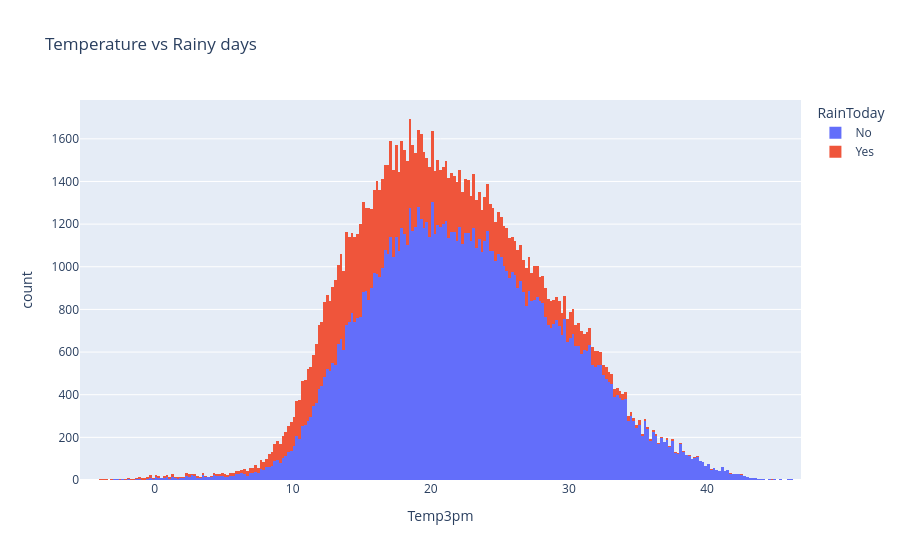

The notebook cell saved with this chart:
### Code cell
px.histogram(raw_df, 
             x = 'Temp3pm', 
             title = 'Temperature vs Rainy days', color = 'RainToday')

### Figure 1 — Plotly figure (JSON) as saved in the notebook; plotly's stock layout.template omitted (floating-point values rounded to 4 significant figures; data arrays with more than 128 entries replaced by an {"elided": "..."} marker saying what was removed)
{"data": [{"bingroup": "x", "hovertemplate": "RainToday=No<br>Temp3pm=%{x}<br>count=%{y}<extra></extra>", "legendgroup": "No", "marker": {"color": "#636efa", "pattern": {"shape": ""}}, "name": "No", "orientation": "v", "showlegend": true, "type": "histogram", "x": {"elided": "109332 float values"}, "xaxis": "x", "yaxis": "y"}, {"bingroup": "x", "hovertemplate": "RainToday=Yes<br>Temp3pm=%{x}<br>count=%{y}<extra></extra>", "legendgroup": "Yes", "marker": {"color": "#EF553B", "pattern": {"shape": ""}}, "name": "Yes", "orientation": "v", "showlegend": true, "type": "histogram", "x": {"elided": "31455 float values"}, "xaxis": "x", "yaxis": "y"}], "layout": {"barmode": "relative", "legend": {"title": {"text": "RainToday"}, "tracegroupgap": 0}, "title": {"text": "Temperature vs Rainy days"}, "xaxis": {"anchor": "y", "domain": [0, 1], "title": {"text": "Temp3pm"}}, "yaxis": {"anchor": "x", "domain": [0, 1], "title": {"text": "count"}}}}
